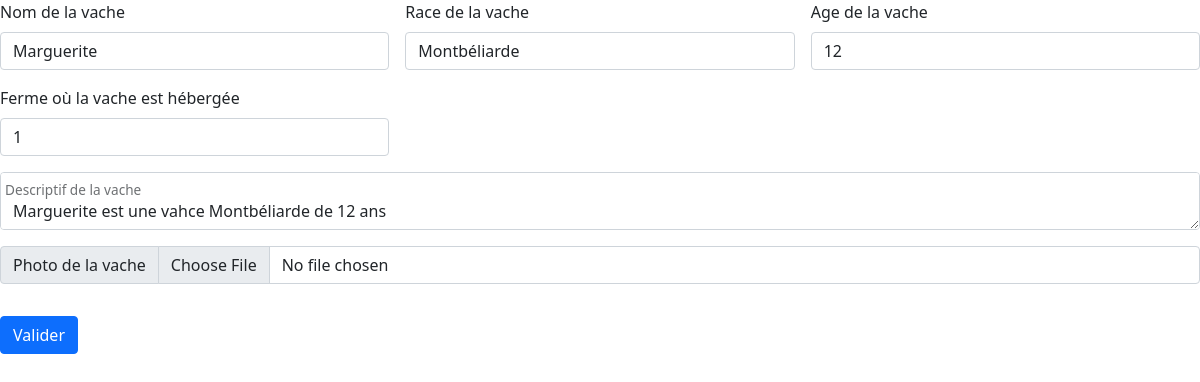
Screenshot of /app/appel/admin/modifievacheform.php?id=1 with the database file from the repository.
### tables this page shows
CREATE TABLE `vaches` (
  `Nom` varchar(20) NOT NULL,
  `Race` varchar(20) NOT NULL,
  `Age` int(2) NOT NULL,
  `Descriptif` varchar(200) NOT NULL,
  `Photo` varchar(40) DEFAULT NULL,
  `fk_Ferme` int(2) NOT NULL,
  `id_vache` int(4) NOT NULL
);

### app/appel/admin/modifievacheform.php (the view)
<?php
    require("header.php");
    $DB->exec("SET CHARACTER SET utf8");
    $element=$_GET['id'];
    $newreq = $DB->query("SELECT * FROM vaches WHERE id_vache=$element");
    $tab = $newreq->fetch();
?>
<form class="row g-3" action="modifievache.php?id=<?php echo $element?>" method="POST">
    <div class="col-md-4">
        <label for="validationDefault02" class="form-label">Nom de la vache</label>
        <input type="text" class="form-control" id="validationDefault02" required name="nom" value="<?php echo $tab['Nom']; ?>">
    </div>
    <div class="col-md-4">
        <label for="validationDefault02" class="form-label">Race de la vache</label>
        <input type="text" class="form-control" id="validationDefault02" required name="race" value="<?php echo $tab['Race']; ?>">
    </div>
    <div class="col-md-4">
        <label for="validationDefault02" class="form-label">Age de la vache</label>
        <input type="number" class="form-control" id="validationDefault02" required name="age" value="<?php echo $tab['Age']; ?>">
    </div>
    <div class="col-md-4">
        <label for="validationDefault02" class="form-label">Ferme où la vache est hébergée</label>
        <input type="text" class="form-control" id="validationDefault02" required name="ferme" value="<?php echo $tab['fk_Ferme']; ?>">
    </div>
    <div class="form-floating">
        <textarea class="form-control" placeholder="Leave a comment here" id="floatingTextarea" name="descriptif"><?php echo $tab['Descriptif']; ?></textarea>
        <label for="floatingTextarea">Descriptif de la vache</label>
    </div>
    <div class="input-group mb-3">
        <label class="input-group-text" for="inputGroupFile01">Photo de la vache</label>
        <input type="file" class="form-control" id="inputGroupFile01">
    </div>
    <div class="col-12">
        <button type="submit" class="btn btn-primary">Valider</button>
    </div>
</form>

### rows the page displays
vaches: nom "Marguerite", race "Montbéliarde", age "12", ferme "1", descriptif "Marguerite est une vahce Montbéliarde de 12 ans"
